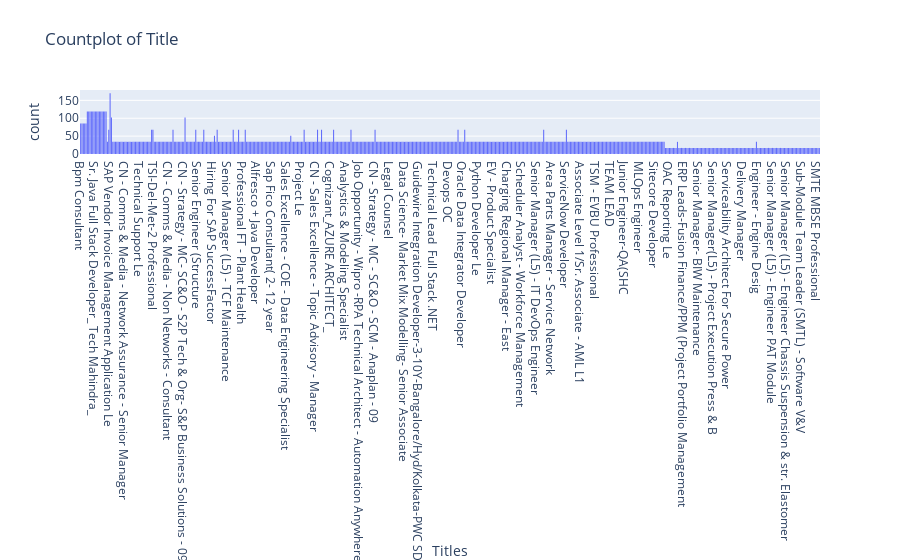

Notebook code for this chart:
### Code cell
import plotly.express as px
fig = px.histogram(df2,x="Titles",title="Countplot of Title")
fig.show()

### Figure 1 — Plotly figure (JSON) as saved in the notebook; plotly's stock layout.template omitted (floating-point values rounded to 4 significant figures; data arrays with more than 128 entries replaced by an {"elided": "..."} marker saying what was removed)
{"data": [{"alignmentgroup": "True", "bingroup": "x", "hovertemplate": "Titles=%{x}<br>count=%{y}<extra></extra>", "legendgroup": "", "marker": {"color": "#636efa", "pattern": {"shape": ""}}, "name": "", "offsetgroup": "", "orientation": "v", "showlegend": false, "type": "histogram", "x": {"elided": "19380 str values"}, "xaxis": "x", "yaxis": "y"}], "layout": {"barmode": "relative", "legend": {"tracegroupgap": 0}, "title": {"text": "Countplot of Title"}, "xaxis": {"anchor": "y", "domain": [0, 1], "title": {"text": "Titles"}}, "yaxis": {"anchor": "x", "domain": [0, 1], "title": {"text": "count"}}}}
